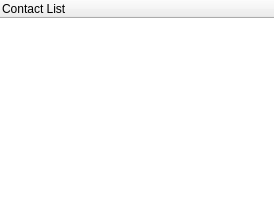
<?xml version="1.0" encoding="UTF-8"?>
<ui version="4.0">
 <class>ContactList</class>
 <widget class="QWidget" name="ContactList">
  <property name="geometry">
   <rect>
    <x>0</x>
    <y>0</y>
    <width>274</width>
    <height>210</height>
   </rect>
  </property>
  <layout class="QGridLayout">
   <property name="margin">
    <number>0</number>
   </property>
   <property name="spacing">
    <number>0</number>
   </property>
   <item row="0" column="0">
    <widget class="VoxContactListTreeWidget" name="treeWidget">
     <property name="acceptDrops">
      <bool>true</bool>
     </property>
     <property name="frameShape">
      <enum>QFrame::NoFrame</enum>
     </property>
     <property name="editTriggers">
      <set>QAbstractItemView::NoEditTriggers</set>
     </property>
     <property name="showDropIndicator" stdset="0">
      <bool>true</bool>
     </property>
     <property name="dragEnabled">
      <bool>true</bool>
     </property>
     <property name="selectionMode">
      <enum>QAbstractItemView::ExtendedSelection</enum>
     </property>
     <property name="selectionBehavior">
      <enum>QAbstractItemView::SelectItems</enum>
     </property>
     <property name="indentation">
      <number>0</number>
     </property>
     <property name="rootIsDecorated">
      <bool>false</bool>
     </property>
     <column>
      <property name="text">
       <string>Contact List</string>
      </property>
     </column>
    </widget>
   </item>
  </layout>
 </widget>
 <customwidgets>
  <customwidget>
   <class>VoxContactListTreeWidget</class>
   <extends>QTreeWidget</extends>
   <header>contactlist/VoxContactTreeWidget.h</header>
  </customwidget>
 </customwidgets>
 <resources/>
 <connections/>
</ui>
